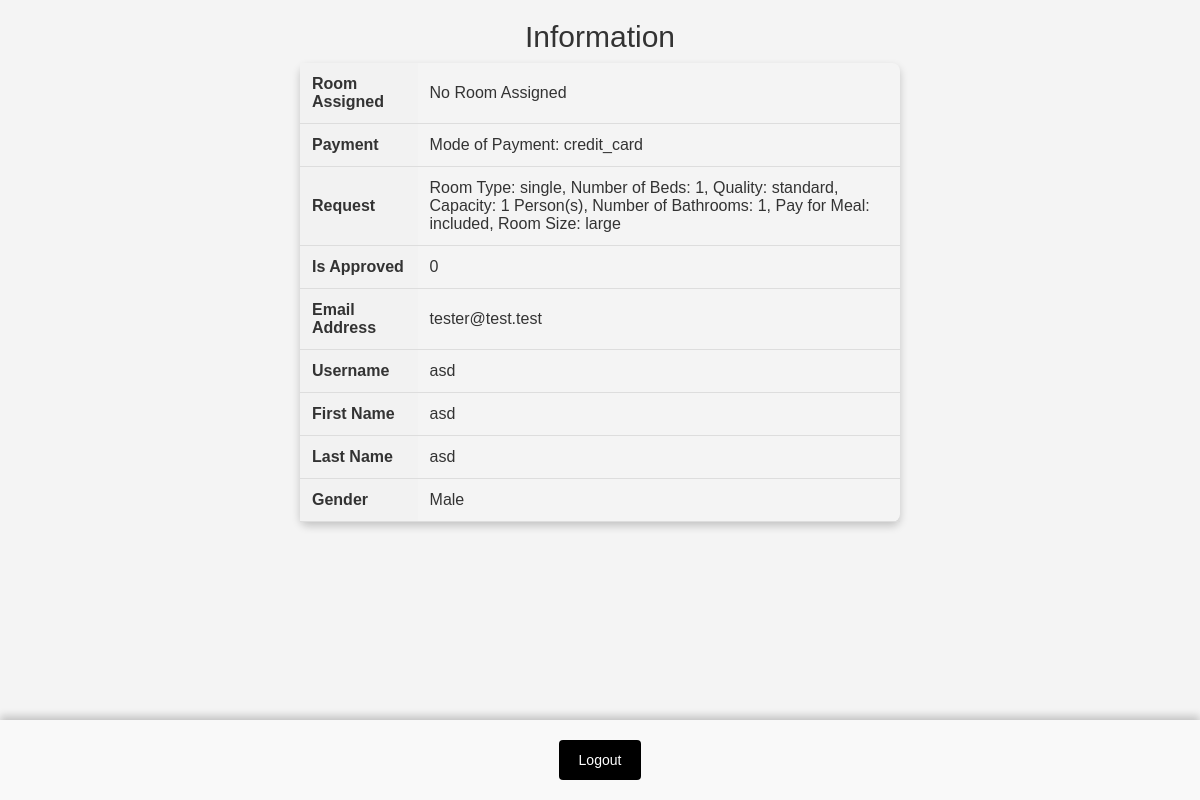
Screenshot of /request.php (signed in) with the database file from the repository.
### tables this page shows
CREATE TABLE `tbluseraccount` (
  `acctid` int(11) NOT NULL,
  `emailadd` varchar(50) NOT NULL,
  `username` varchar(50) NOT NULL,
  `password` varchar(255) NOT NULL,
  `usertype` varchar(50) NOT NULL
);

CREATE TABLE `tblcustomer` (
  `customerID` int(11) NOT NULL,
  `accountID` int(11) NOT NULL,
  `profileID` int(11) NOT NULL,
  `room_assigned` varchar(255) NOT NULL DEFAULT 'No Room Assigned',
  `payment` varchar(255) NOT NULL DEFAULT 'Payment Not Set'
);

CREATE TABLE `tblroomrequest` (
  `requestID` int(11) NOT NULL,
  `customerID` int(11) NOT NULL,
  `request` varchar(255) NOT NULL,
  `isApprove` tinyint(1) NOT NULL DEFAULT 0
);

CREATE TABLE `tbluserprofile` (
  `userid` int(11) NOT NULL,
  `acctid` int(11) NOT NULL,
  `firstname` varchar(50) NOT NULL,
  `lastname` varchar(50) NOT NULL,
  `gender` varchar(50) NOT NULL
);

### request.php (the view, shortened to what this page needs)
<?php
    include 'header.php';
    include 'connect.php';
    $sql = "SELECT *
        FROM tbluseraccount
        JOIN tbluserprofile ON tbluseraccount.acctid = tbluserprofile.acctid
        JOIN tblcustomer ON tbluseraccount.acctid = tblcustomer.accountID
        JOIN tblroomrequest ON tblcustomer.customerID = tblroomrequest.customerID
        WHERE tbluseraccount.acctid = ? OR tblcustomer.customerID = ?";
    $stmt = $mysqli->prepare($sql);
    $stmt->bind_param("ii", $_SESSION["ExistingUserAccountID"], $_SESSION["newlyRegisteredCustomerID"]);
    if(!$stmt->execute()) {
        throw new Exception("Error executing SQL statement: " . $stmt->error);
    }
    $result = $stmt->get_result();
    if($result->num_rows == 1){
        $row = $result->fetch_assoc();
        ?>
        <h2 style="text-align: center;">Information</h2>
        <table>
            <tr>
                <th>Room Assigned</th>
                <td><?php echo $row['room_assigned']; ?></td>
            </tr>
            <tr>
                <th>Payment</th>
                <td><?php echo $row['payment']; ?></td>
            </tr>
            <tr>
                <th>Request</th>
                <td><?php echo $row['request']; ?></td>
            </tr>
            <tr>
                <th>Is Approved</th>
                <td><?php echo $row['isApprove']; ?></td>
            </tr>
            <tr>
                <th>Email Address</th>
                <td><?php echo $row['emailadd']; ?></td>
            </tr>
            <tr>
                <th>Username</th>
                <td><?php echo $row['username']; ?></td>
            </tr>
            <tr>
                <th>First Name</th>
                <td><?php echo $row['firstname']; ?></td>
            </tr>
            <tr>
                <th>Last Name</th>
                <td><?php echo $row['lastname']; ?></td>
            </tr>
            <tr>
                <th>Gender</th>
                <td><?php echo $row['gender']; ?></td>
            </tr>
        </table>
        <?php
    }
?>
<?php include "footer.php" ?>

### style.css (style rules this page uses)
body { font-family: Arial, sans-serif; margin: 0; padding: 0; background-color: #f4f4f4; }
table { border-collapse: collapse; width: 50%; margin: auto; box-shadow: 0 4px 8px 0 rgba(0,0,0,0.2); border-radius: 8px; }
th, td { padding: 12px; text-align: left; border-bottom: 1px solid #ddd; }
th { background-color: #f2f2f2; }

### rows the page displays
tbluseraccount: tblcustomer.room_assigned "No Room Assigned", tblcustomer.payment "Mode of Payment: credit_card", tblroomrequest.request "Room Type: single, Number of Beds: 1, Quality: standard, Capacity: 1 Person(s), Number of Bathrooms: 1, Pay for Meal: included, Room Size: large", tblroomrequest.isApprove "0", emailadd "tester@test.test", username "asd", tbluserprofile.firstname "asd", tbluserprofile.lastname "asd", tbluserprofile.gender "Male"
